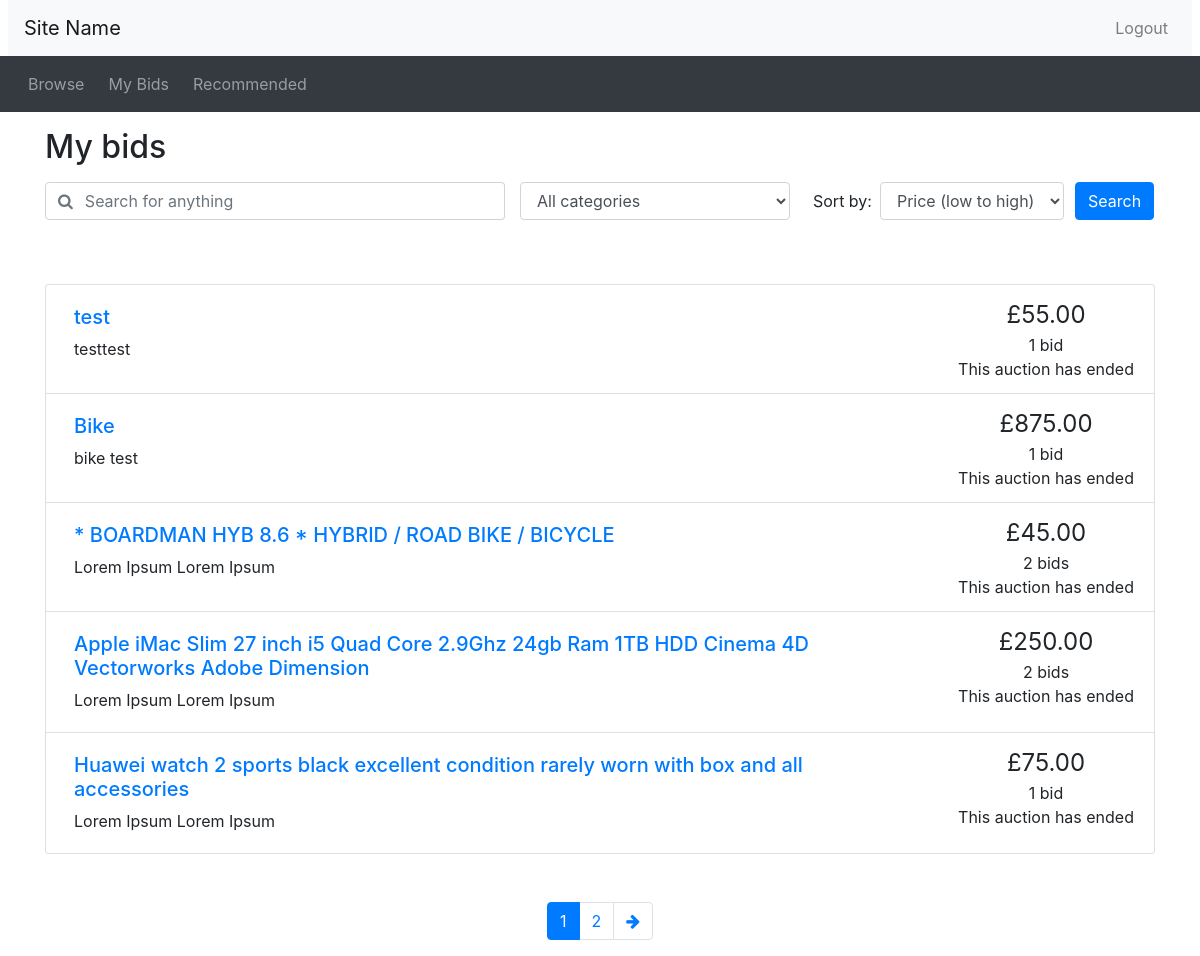
/mybids.php (signed in), run on an earlier commit of the app's database.
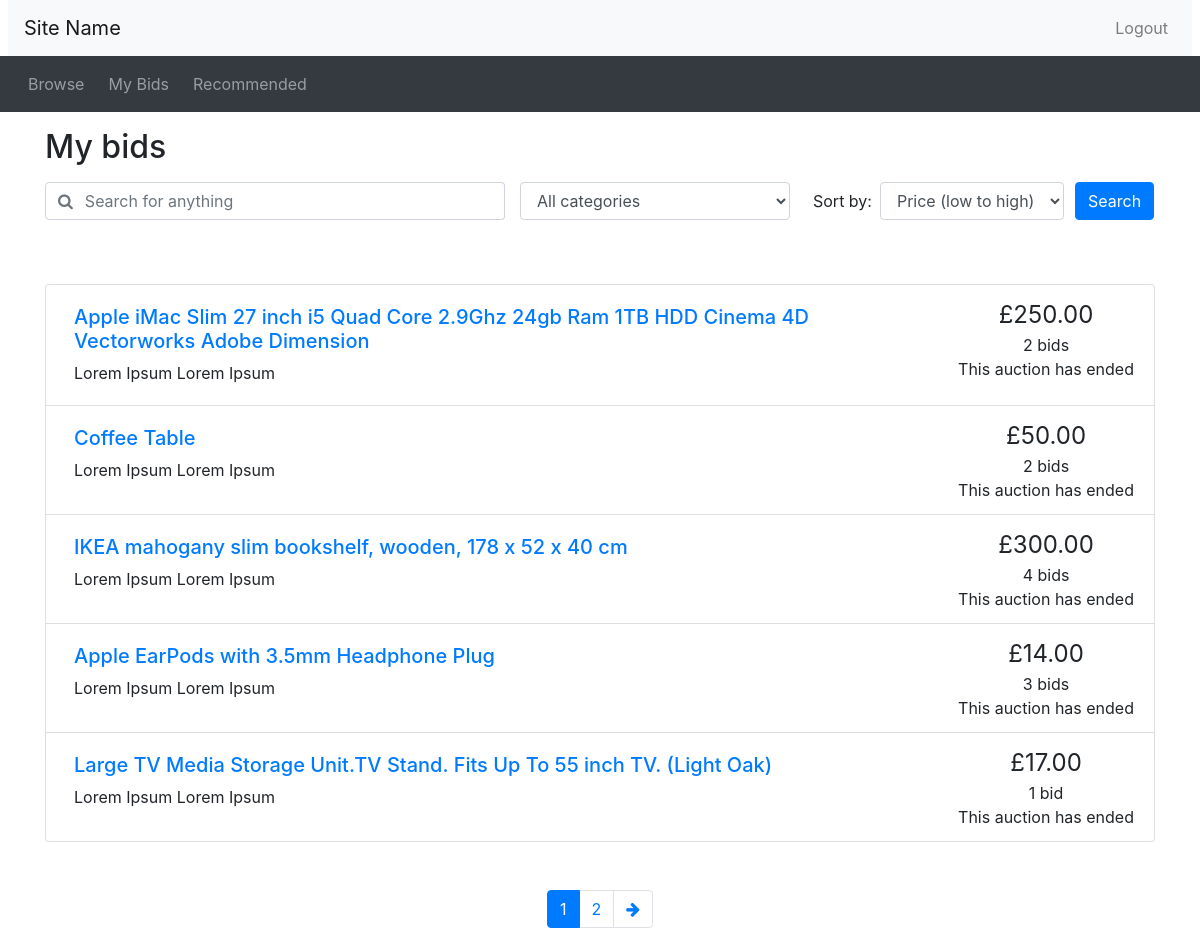
And on a later commit of the database.
### tables this page shows
CREATE TABLE IF NOT EXISTS `listings` (
  `listing_id` int(11) NOT NULL AUTO_INCREMENT,
  `seller_id` int(11) DEFAULT NULL,
  `posttime` datetime NOT NULL,
  `endtime` datetime DEFAULT NULL,
  `itemdescription` text,
  `item_title` text,
  `finished` bit(1) DEFAULT NULL,
  `category` text,
  `reserveprice` decimal(10,2) DEFAULT NULL,
  `startprice` decimal(10,2) DEFAULT NULL,
  PRIMARY KEY (`listing_id`),
  KEY `seller_id` (`seller_id`)
);

### mybids.php (the view, shortened to what the changed rows need)
<?php include_once("header.php")?>
<?php require("utilities.php")?>
<?php include 'opendb.php'?>
<div class="container">
<h2 class="my-3">My bids</h2>
</div>
<?php
if (isset($_SESSION['account_type']) && $_SESSION['account_type'] == 'buyer')
{
$buyer_userid = $_SESSION['buyer_id'];
  $results_per_page = 5;
	if (!isset($_GET['keyword']))
	{
		 $query = "SELECT listings.listing_id, listings.finished, listings.item_title, listings.itemdescription, MAX(bids.bidprice), listings.startprice, listings.endtime
FROM listings LEFT JOIN bids ON listings.listing_id=bids.listing_id WHERE item_title IS NOT NULL AND buyer_id = $buyer_userid";
	}
}
	if (!isset($_GET['cat']))
	{
		 $query .= " AND category IS NOT NULL";
	}
	if (!isset($_GET['order_by']))
	{
		$query_ordered = $query . " GROUP BY listings.listing_id ORDER BY (CASE
			WHEN listings.finished IS NULL THEN TIMEDIFF(listings.endtime,CURRENT_TIMESTAMP)
			ELSE ADDTIME((TIMEDIFF(CURRENT_TIMESTAMP, listings.endtime)),\"10000:0:0\")
			END) LIMIT $results_per_page";
	}
	$tmp = explode(" ",$query);
	$tmp[1] = "COUNT(DISTINCT listings.listing_id)";
	$tmp[2] = "";
	$tmp[3] = "";
	$tmp[4] = "";
	$tmp[5] = "";
	$tmp[6] = "";
	$tmp[7] = "FROM ";
	$num_query = implode(" ",$tmp);
	$num_result = mysqli_query($connection, $num_query)
			or die('Error making count query');
	$row = mysqli_fetch_array($num_result);
	$num_results = $row[0];
	if ($num_results < 1) {
		$max_page = 1;
	}
	else {
		$max_page = ceil($num_results / $results_per_page);
	}
	if (!isset($_GET['page']))
		{
		$curr_page = 1;
	}
?>
<div class="container mt-5">
<ul class="list-group">
<?php
	$result = mysqli_query($connection, $query_ordered)
		or die('Error making select users query');
	while ($row = mysqli_fetch_array($result))
	{
		$count_bid_query = "SELECT COUNT(*) FROM bids WHERE listing_id = {$row['listing_id']}";
		$count_bid_result = mysqli_query($connection, $count_bid_query)
			or die('Error making top bid query');
		$bid_count = mysqli_fetch_array($count_bid_result);
		if ($bid_count[0] == 0) {
			print_listing_li($row['listing_id'], $row['item_title'], $row['itemdescription'], $row['startprice'], $bid_count[0], date_create($row['endtime']));
		}
		else {
			print_listing_li($row['listing_id'], $row['item_title'], $row['itemdescription'], $row['MAX(bids.bidprice)'], $bid_count[0], date_create($row['endtime']));
		}
	}
?>
</ul>
<nav aria-label="Search results pages" class="mt-5">
  <ul class="pagination justify-content-center">
<?php
  $querystring = "";
  $high_page_boost = max(3 - $curr_page, 0);
  $low_page_boost = max(2 - ($max_page - $curr_page), 0);
  $low_page = max(1, $curr_page - 2 - $low_page_boost);
  $high_page = min($max_page, $curr_page + 2 + $high_page_boost);
  for ($i = $low_page; $i <= $high_page; $i++) {
    if ($i == $curr_page) {
      echo('
    <li class="page-item active">');
    }
    else {
      echo('
    <li class="page-item">');
    }
    echo('
      <a class="page-link" href="mybids.php?' . $querystring . 'page=' . $i . '">' . $i . '</a>
    </li>');
  }
?>
  </ul>
</nav>
</div>
<?php include_once("footer.php")?>
<?php include_once("footer.php")?>

### utilities.php (shortened to what the changed rows need)
<?php
function print_listing_li($item_id, $title, $desc, $price, $num_bids, $end_time)
{
  if (strlen($desc) > 250) {
    $desc_shortened = substr($desc, 0, 250) . '...';
  }
  else {
    $desc_shortened = $desc;
  }
  if ($num_bids == 1) {
    $bid = ' bid';
  }
  else {
    $bid = ' bids';
  }
  $now = new DateTime();
  if ($now > $end_time) {
    $time_remaining = 'This auction has ended';
  }
  else {
    $time_to_end = date_diff($now, $end_time);
    $time_remaining = display_time_remaining($time_to_end) . ' remaining';
  }
  echo('
    <li class="list-group-item d-flex justify-content-between">
    <div class="p-2 mr-5"><h5><a href="listing.php?item_id=' . $item_id . '">' . $title . '</a></h5>' . $desc_shortened . '</div>
    <div class="text-center text-nowrap"><span style="font-size: 1.5em">£' . number_format($price, 2) . '</span><br/>' . $num_bids . $bid . '<br/>' . $time_remaining . '</div>
  </li>'
  );
}
?>

What changed in the data, as far as the page shows it:
removed listings: item_title "test", itemdescription "testtest", price "55.00", num_bids "1", bid "bid", time_remaining "This auction has ended"
removed listings: item_title "Bike", itemdescription "bike test", price "875.00", num_bids "1", bid "bid", time_remaining "This auction has ended"
no longer on this page (row edited): listings: item_title "* BOARDMAN HYB 8.6 * HYBRID / ROAD BIKE / BICYCLE", itemdescription "Lorem Ipsum Lorem Ipsum", price "45.00", num_bids "2", bid "bids", time_remaining "This auction has ended"
no longer on this page (row edited): listings: item_title "Huawei watch 2 sports black excellent condition rarely worn with box and all accessories", itemdescription "Lorem Ipsum Lorem Ipsum", price "75.00", num_bids "1", bid "bid", time_remaining "This auction has ended"
now on this page (row edited): listings: item_title "Coffee Table", itemdescription "Lorem Ipsum Lorem Ipsum", price "50.00", num_bids "2", bid "bids", time_remaining "This auction has ended"
now on this page (row edited): listings: item_title "IKEA mahogany slim bookshelf, wooden, 178 x 52 x 40 cm", itemdescription "Lorem Ipsum Lorem Ipsum", price "300.00", num_bids "4", bid "bids", time_remaining "This auction has ended"
now on this page (row edited): listings: item_title "Apple EarPods with 3.5mm Headphone Plug", itemdescription "Lorem Ipsum Lorem Ipsum", price "14.00", num_bids "3", bid "bids", time_remaining "This auction has ended"
now on this page (row edited): listings: item_title "Large TV Media Storage Unit.TV Stand. Fits Up To 55 inch TV. (Light Oak)", itemdescription "Lorem Ipsum Lorem Ipsum", price "17.00", num_bids "1", bid "bid", time_remaining "This auction has ended"
